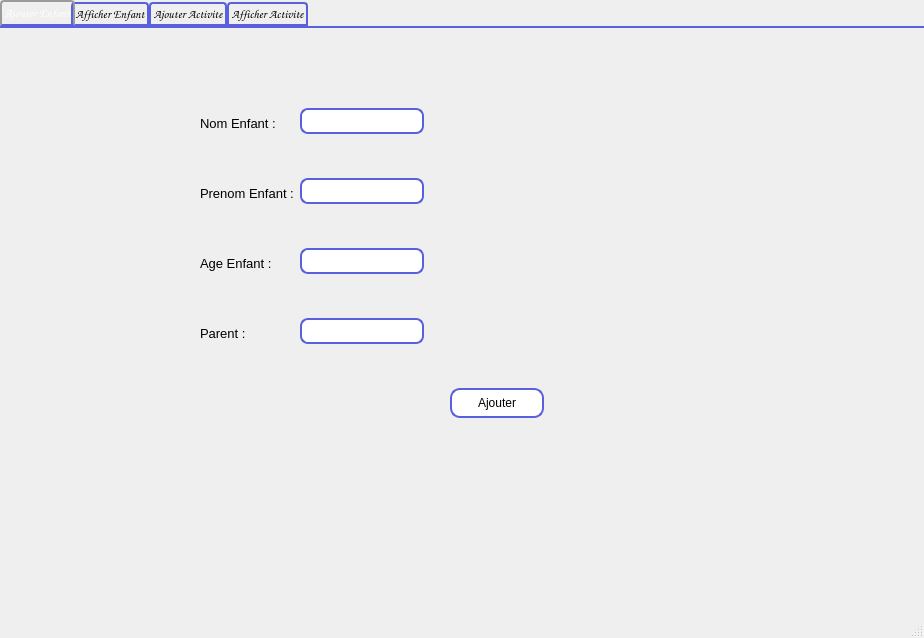
<?xml version="1.0" encoding="UTF-8"?>
<ui version="4.0">
 <class>MainWindow</class>
 <widget class="QMainWindow" name="MainWindow">
  <property name="geometry">
   <rect>
    <x>0</x>
    <y>0</y>
    <width>924</width>
    <height>638</height>
   </rect>
  </property>
  <property name="windowTitle">
   <string>MainWindow</string>
  </property>
  <property name="styleSheet">
   <string notr="true"> QTabWidget::pane { /* The tab widget frame */
     border-top: 2px solid #595fdd;
 }
  QTabWidget::tab-bar {
     alignment: center;
 }
 
QTabBar::tab {
     background: qlineargradient(x1: 0, y1: 0, x2: 0, y2: 1,
                                 stop: 0 #E1E1E1, stop: 0.4 #DDDDDD,
                                 stop: 0.5 #D8D8D8, stop: 1.0 #D3D3D3);
     border: 2px solid #595fdd;
     border-bottom-color: #595fdd; /* same as the pane color */
     border-top-left-radius: 4px;
     border-top-right-radius: 4px;
     min-width: 8ex;
     padding: 2px;
 }
 
 QTabBar::tab:selected, QTabBar::tab:hover {
     background: qlineargradient(x1: 0, y1: 0, x2: 0, y2: 1,
                                 stop: 0 #595fdd, stop: 0.4 #595fdd,
                                 stop: 0.5 #595fdd, stop: 1.0 #595fdd);
	color:white; 
}
 
 QTabBar::tab:selected {
     border-color: #9B9B9B;
     border-bottom-color: #595fdd; /* same as pane color */
 }
 
 QTabBar::tab:!selected {
     margin-top: 2px; /* make non-selected tabs look smaller */
 }
 
 /* make use of negative margins for overlapping tabs */
 QTabBar::tab:selected {
     /* expand/overlap to the left and right by 4px */
     margin-left: -4px;
     margin-right: -4px;
 }
 
 QTabBar::tab:first:selected {
     margin-left: 0; /* the first selected tab has nothing to overlap with on the left */
 }
 
 QTabBar::tab:last:selected {
     margin-right: 0; /* the last selected tab has nothing to overlap with on the right */
 }
 
 QTabBar::tab:only-one {
     margin: 0; /* if there is only one tab, we don't want overlapping margins */
}

 

QTableView {border: 3px solid #595fdd;text-align: top;padding: 4px;border-radius: 7px;border-bottom-left-radius: 7px;background: #fff;opacity:0.5;width: 15px;}
QTableView::item:focus{selection-background-color: #8FE585;}

#MyLoginForm {
background: red;
}

#mainFrame {
border: 3px solid red;
border-radius: 40px;
background: white;
}
QLineEdit {
padding: 1px;
border-style: solid;
border: 2px solid #595fdd;
border-radius: 8px;
}
QTextEdit {
padding: 1px;
border-style: solid;
border: 2px solid #595fdd;
border-radius: 8px;
}
QDateEdit {
padding: 1px;
border-style: solid;
border: 2px solid #595fdd;
border-radius: 8px;
}
QTimeEdit {
padding: 1px;
border-style: solid;
border: 2px solid #595fdd;
border-radius: 8px;
}

QPushButton {
color: black;
  background: white;

border-width: 2px;
border-color: #595fdd;
border-style: solid;
border-radius: 10;
padding: 3px;
font-size: 12px;
padding-left: 5px;
padding-right: 5px;
min-width: 80px;
max-width:1800px;
min-height: 20px;
max-height: 20px;
}
QLabel {
font-weight: blue;
font-size: 13px;
}
QPushButton:hover { background-color: #595fdd; }
QComboBox{
border-style: solid;
border: 2px solid #595fdd;


 }</string>
  </property>
  <widget class="QWidget" name="centralwidget">
   <widget class="QTabWidget" name="tab">
    <property name="geometry">
     <rect>
      <x>0</x>
      <y>0</y>
      <width>952</width>
      <height>614</height>
     </rect>
    </property>
    <property name="palette">
     <palette>
      <active/>
      <inactive/>
      <disabled/>
     </palette>
    </property>
    <property name="font">
     <font>
      <family>Comic Sans MS</family>
      <weight>75</weight>
      <bold>true</bold>
      <underline>false</underline>
     </font>
    </property>
    <property name="mouseTracking">
     <bool>true</bool>
    </property>
    <property name="autoFillBackground">
     <bool>false</bool>
    </property>
    <property name="styleSheet">
     <string notr="true"/>
    </property>
    <property name="currentIndex">
     <number>0</number>
    </property>
    <widget class="QWidget" name="ajouter_en">
     <property name="styleSheet">
      <string notr="true">#ajouter_en {
background-image: url(&quot;bg.png&quot;);
}</string>
     </property>
     <attribute name="title">
      <string>Ajouter Enfant</string>
     </attribute>
     <widget class="QPushButton" name="pushButton_ajouterenfant">
      <property name="geometry">
       <rect>
        <x>450</x>
        <y>360</y>
        <width>94</width>
        <height>30</height>
       </rect>
      </property>
      <property name="text">
       <string>Ajouter</string>
      </property>
     </widget>
     <widget class="QLineEdit" name="lineEdit_nomenfant">
      <property name="geometry">
       <rect>
        <x>300</x>
        <y>80</y>
        <width>124</width>
        <height>26</height>
       </rect>
      </property>
     </widget>
     <widget class="QLineEdit" name="lineEdit_prenomenfant">
      <property name="geometry">
       <rect>
        <x>300</x>
        <y>150</y>
        <width>124</width>
        <height>26</height>
       </rect>
      </property>
     </widget>
     <widget class="QLineEdit" name="lineEdit_ageenfant">
      <property name="geometry">
       <rect>
        <x>300</x>
        <y>220</y>
        <width>124</width>
        <height>26</height>
       </rect>
      </property>
     </widget>
     <widget class="QLineEdit" name="lineEdit_parent">
      <property name="geometry">
       <rect>
        <x>300</x>
        <y>290</y>
        <width>124</width>
        <height>26</height>
       </rect>
      </property>
     </widget>
     <widget class="QLabel" name="label_8">
      <property name="geometry">
       <rect>
        <x>200</x>
        <y>80</y>
        <width>94</width>
        <height>30</height>
       </rect>
      </property>
      <property name="text">
       <string>Nom Enfant :</string>
      </property>
     </widget>
     <widget class="QLabel" name="label_9">
      <property name="geometry">
       <rect>
        <x>200</x>
        <y>150</y>
        <width>100</width>
        <height>30</height>
       </rect>
      </property>
      <property name="text">
       <string>Prenom Enfant :</string>
      </property>
     </widget>
     <widget class="QLabel" name="label_10">
      <property name="geometry">
       <rect>
        <x>200</x>
        <y>220</y>
        <width>94</width>
        <height>30</height>
       </rect>
      </property>
      <property name="text">
       <string>Age Enfant :</string>
      </property>
     </widget>
     <widget class="QLabel" name="label_11">
      <property name="geometry">
       <rect>
        <x>200</x>
        <y>290</y>
        <width>94</width>
        <height>30</height>
       </rect>
      </property>
      <property name="text">
       <string>Parent :</string>
      </property>
     </widget>
    </widget>
    <widget class="QWidget" name="afficher_en">
     <property name="styleSheet">
      <string notr="true">#afficher_en {
background-image: url(&quot;bg.png&quot;);
}</string>
     </property>
     <attribute name="title">
      <string>Afficher Enfant</string>
     </attribute>
     <widget class="QTableWidget" name="tableWidget_enfant">
      <property name="geometry">
       <rect>
        <x>30</x>
        <y>80</y>
        <width>621</width>
        <height>371</height>
       </rect>
      </property>
     </widget>
     <widget class="QLineEdit" name="lineEdit_6">
      <property name="geometry">
       <rect>
        <x>290</x>
        <y>40</y>
        <width>151</width>
        <height>26</height>
       </rect>
      </property>
     </widget>
     <widget class="QPushButton" name="pushButton">
      <property name="geometry">
       <rect>
        <x>30</x>
        <y>470</y>
        <width>94</width>
        <height>30</height>
       </rect>
      </property>
      <property name="text">
       <string>Actualiser</string>
      </property>
     </widget>
     <widget class="QPushButton" name="pushButton_2">
      <property name="geometry">
       <rect>
        <x>150</x>
        <y>470</y>
        <width>94</width>
        <height>30</height>
       </rect>
      </property>
      <property name="text">
       <string>Supprimer</string>
      </property>
     </widget>
     <widget class="QPushButton" name="pushButton_3">
      <property name="geometry">
       <rect>
        <x>280</x>
        <y>470</y>
        <width>94</width>
        <height>30</height>
       </rect>
      </property>
      <property name="text">
       <string>Modifier</string>
      </property>
     </widget>
     <widget class="QPushButton" name="pushButton_4">
      <property name="geometry">
       <rect>
        <x>410</x>
        <y>470</y>
        <width>94</width>
        <height>30</height>
       </rect>
      </property>
      <property name="text">
       <string>Exporter</string>
      </property>
     </widget>
     <widget class="QPushButton" name="pb_triDate">
      <property name="geometry">
       <rect>
        <x>540</x>
        <y>470</y>
        <width>94</width>
        <height>30</height>
       </rect>
      </property>
      <property name="text">
       <string>Trier par age</string>
      </property>
     </widget>
     <widget class="QLabel" name="label_13">
      <property name="geometry">
       <rect>
        <x>400</x>
        <y>10</y>
        <width>911</width>
        <height>30</height>
       </rect>
      </property>
      <property name="styleSheet">
       <string notr="true"/>
      </property>
      <property name="text">
       <string/>
      </property>
     </widget>
     <zorder>label_13</zorder>
     <zorder>tableWidget_enfant</zorder>
     <zorder>lineEdit_6</zorder>
     <zorder>pushButton</zorder>
     <zorder>pushButton_2</zorder>
     <zorder>pushButton_3</zorder>
     <zorder>pushButton_4</zorder>
     <zorder>pb_triDate</zorder>
    </widget>
    <widget class="QWidget" name="ajouter">
     <property name="styleSheet">
      <string notr="true">#ajouter {
background-image: url(&quot;bg.png&quot;);
}</string>
     </property>
     <attribute name="title">
      <string>Ajouter Activite</string>
     </attribute>
     <widget class="QLineEdit" name="lineEdit_nom">
      <property name="geometry">
       <rect>
        <x>300</x>
        <y>50</y>
        <width>131</width>
        <height>26</height>
       </rect>
      </property>
     </widget>
     <widget class="QLineEdit" name="lineEdit_desc">
      <property name="geometry">
       <rect>
        <x>300</x>
        <y>110</y>
        <width>131</width>
        <height>26</height>
       </rect>
      </property>
     </widget>
     <widget class="QDateEdit" name="dateEdit_datee">
      <property name="geometry">
       <rect>
        <x>300</x>
        <y>270</y>
        <width>131</width>
        <height>26</height>
       </rect>
      </property>
     </widget>
     <widget class="QPushButton" name="pushButton_ajouter">
      <property name="geometry">
       <rect>
        <x>590</x>
        <y>360</y>
        <width>94</width>
        <height>30</height>
       </rect>
      </property>
      <property name="text">
       <string>Ajouter</string>
      </property>
     </widget>
     <widget class="QLabel" name="label">
      <property name="geometry">
       <rect>
        <x>174</x>
        <y>50</y>
        <width>94</width>
        <height>30</height>
       </rect>
      </property>
      <property name="text">
       <string>Nom Activite :</string>
      </property>
     </widget>
     <widget class="QLabel" name="label_2">
      <property name="geometry">
       <rect>
        <x>170</x>
        <y>110</y>
        <width>94</width>
        <height>30</height>
       </rect>
      </property>
      <property name="text">
       <string>Description :</string>
      </property>
     </widget>
     <widget class="QLabel" name="label_3">
      <property name="geometry">
       <rect>
        <x>170</x>
        <y>160</y>
        <width>94</width>
        <height>30</height>
       </rect>
      </property>
      <property name="text">
       <string>Duree :</string>
      </property>
     </widget>
     <widget class="QLabel" name="label_4">
      <property name="geometry">
       <rect>
        <x>170</x>
        <y>220</y>
        <width>94</width>
        <height>30</height>
       </rect>
      </property>
      <property name="text">
       <string>Temps:</string>
      </property>
     </widget>
     <widget class="QTimeEdit" name="timeEdit_dureeD">
      <property name="geometry">
       <rect>
        <x>300</x>
        <y>160</y>
        <width>131</width>
        <height>26</height>
       </rect>
      </property>
     </widget>
     <widget class="QTimeEdit" name="timeEdit_dureeA">
      <property name="geometry">
       <rect>
        <x>470</x>
        <y>160</y>
        <width>118</width>
        <height>26</height>
       </rect>
      </property>
     </widget>
     <widget class="QLabel" name="label_5">
      <property name="geometry">
       <rect>
        <x>450</x>
        <y>160</y>
        <width>94</width>
        <height>30</height>
       </rect>
      </property>
      <property name="text">
       <string>-</string>
      </property>
     </widget>
     <widget class="QLabel" name="label_6">
      <property name="geometry">
       <rect>
        <x>170</x>
        <y>270</y>
        <width>94</width>
        <height>30</height>
       </rect>
      </property>
      <property name="text">
       <string>Datee :</string>
      </property>
     </widget>
     <widget class="QLabel" name="label_7">
      <property name="geometry">
       <rect>
        <x>170</x>
        <y>330</y>
        <width>94</width>
        <height>30</height>
       </rect>
      </property>
      <property name="text">
       <string>Rdv :</string>
      </property>
     </widget>
     <widget class="QTimeEdit" name="timeEdit_temps">
      <property name="geometry">
       <rect>
        <x>300</x>
        <y>220</y>
        <width>131</width>
        <height>26</height>
       </rect>
      </property>
     </widget>
     <widget class="QTextEdit" name="textEdit_rdv">
      <property name="geometry">
       <rect>
        <x>300</x>
        <y>330</y>
        <width>131</width>
        <height>26</height>
       </rect>
      </property>
     </widget>
     <widget class="QComboBox" name="comboBox_enfant">
      <property name="geometry">
       <rect>
        <x>300</x>
        <y>440</y>
        <width>131</width>
        <height>30</height>
       </rect>
      </property>
     </widget>
     <widget class="QLabel" name="label_12">
      <property name="geometry">
       <rect>
        <x>200</x>
        <y>440</y>
        <width>94</width>
        <height>30</height>
       </rect>
      </property>
      <property name="text">
       <string>Enfant :</string>
      </property>
     </widget>
    </widget>
    <widget class="QWidget" name="afficher">
     <property name="styleSheet">
      <string notr="true">#afficher {
background-image: url(&quot;bg.png&quot;);
}</string>
     </property>
     <attribute name="title">
      <string>Afficher Activite</string>
     </attribute>
     <widget class="QTableWidget" name="tableWidget_activite">
      <property name="geometry">
       <rect>
        <x>10</x>
        <y>70</y>
        <width>661</width>
        <height>351</height>
       </rect>
      </property>
      <property name="mouseTracking">
       <bool>true</bool>
      </property>
     </widget>
     <widget class="QPushButton" name="actualiser_activite">
      <property name="geometry">
       <rect>
        <x>20</x>
        <y>440</y>
        <width>94</width>
        <height>30</height>
       </rect>
      </property>
      <property name="text">
       <string>Actualiser</string>
      </property>
     </widget>
     <widget class="QPushButton" name="pushButton_supprimer">
      <property name="geometry">
       <rect>
        <x>130</x>
        <y>440</y>
        <width>94</width>
        <height>30</height>
       </rect>
      </property>
      <property name="text">
       <string>Supprimer</string>
      </property>
     </widget>
     <widget class="QPushButton" name="pushButton_modifier">
      <property name="geometry">
       <rect>
        <x>240</x>
        <y>440</y>
        <width>94</width>
        <height>30</height>
       </rect>
      </property>
      <property name="text">
       <string>Modifier</string>
      </property>
     </widget>
     <widget class="QLineEdit" name="lineEdit">
      <property name="geometry">
       <rect>
        <x>270</x>
        <y>30</y>
        <width>151</width>
        <height>26</height>
       </rect>
      </property>
     </widget>
     <widget class="QPushButton" name="pushButton_pdf">
      <property name="geometry">
       <rect>
        <x>350</x>
        <y>440</y>
        <width>94</width>
        <height>30</height>
       </rect>
      </property>
      <property name="text">
       <string>Exporter  PDF</string>
      </property>
     </widget>
     <widget class="QPushButton" name="pb_trier_date">
      <property name="geometry">
       <rect>
        <x>590</x>
        <y>440</y>
        <width>94</width>
        <height>30</height>
       </rect>
      </property>
      <property name="text">
       <string>Trier par date</string>
      </property>
     </widget>
     <widget class="QPushButton" name="export_exl">
      <property name="geometry">
       <rect>
        <x>470</x>
        <y>440</y>
        <width>94</width>
        <height>30</height>
       </rect>
      </property>
      <property name="text">
       <string>exporter EXL</string>
      </property>
     </widget>
     <widget class="QTextBrowser" name="textBrowser_activite">
      <property name="geometry">
       <rect>
        <x>735</x>
        <y>80</y>
        <width>151</width>
        <height>331</height>
       </rect>
      </property>
     </widget>
    </widget>
   </widget>
  </widget>
  <widget class="QMenuBar" name="menubar">
   <property name="geometry">
    <rect>
     <x>0</x>
     <y>0</y>
     <width>924</width>
     <height>26</height>
    </rect>
   </property>
  </widget>
  <widget class="QStatusBar" name="statusbar"/>
 </widget>
 <resources/>
 <connections/>
</ui>
